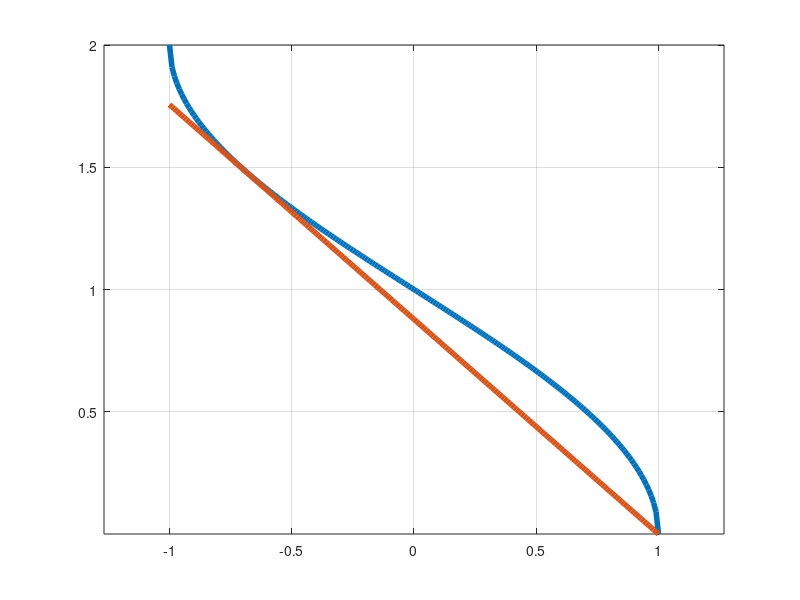

MATLAB code for this plot: (Note: this script raises an error after producing the figure.)
clc; clear; close all;

alpha = 0.878;

t = -1:0.01:1;

lb = alpha * (1-t);
ub = 2/pi * acos(t);

figure;
plot(t,ub,'LineWidth',4);
hold on
plot(t,lb,'LineWidth',4);
axis equal
grid on
ax = gca;
ax.FontSize = 16;
legend('$2/\pi \arccos t$', '$\alpha (1 - t)$','FontSize',20,'Interpreter','latex');